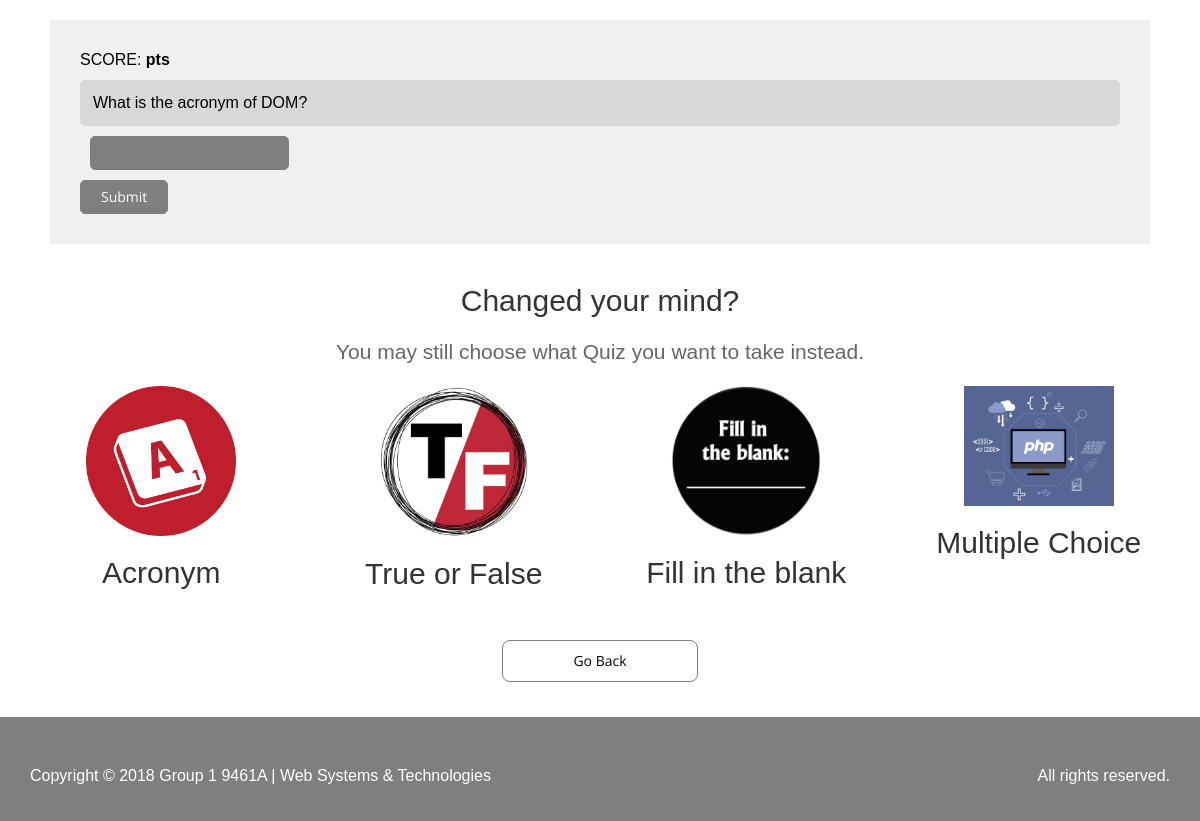
Page /qAcronym.php?n=26 on the earlier database version.
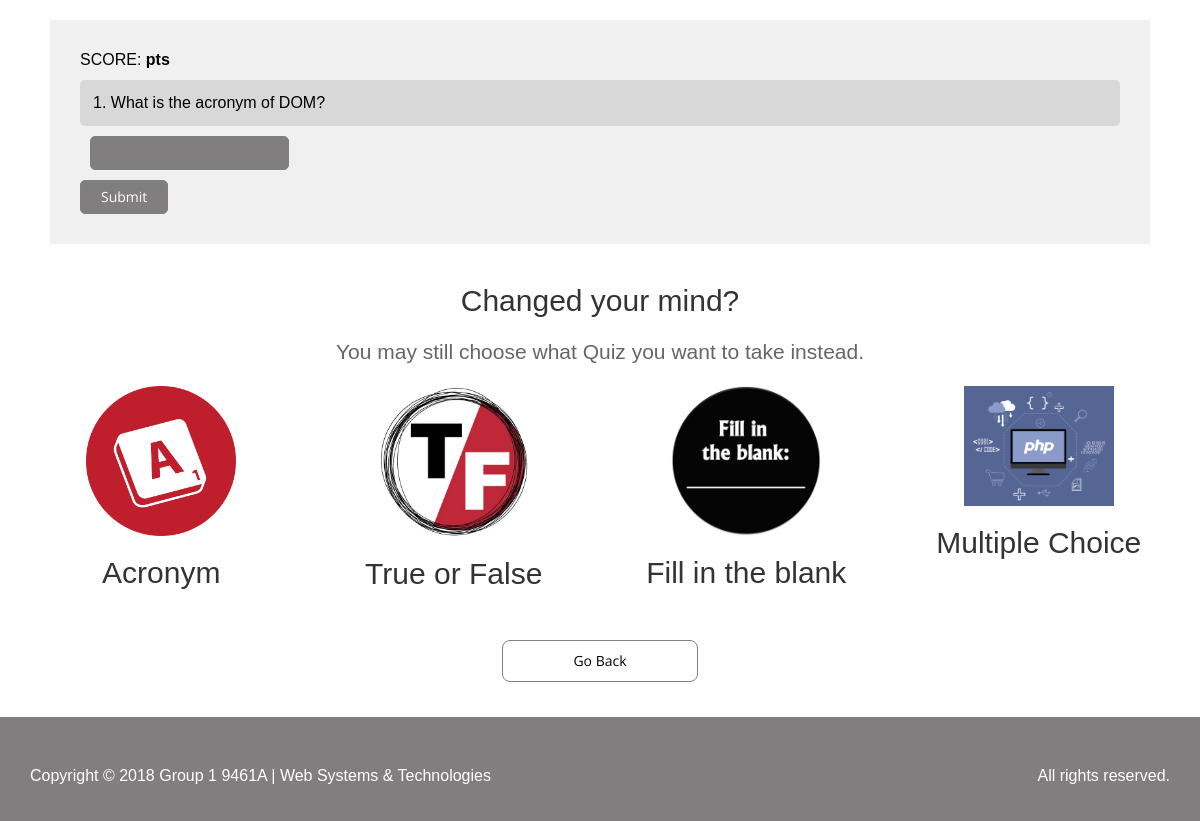
Same page on the later database version.
### tables this page shows
CREATE TABLE IF NOT EXISTS `questions` (
  `question_number` int(11) NOT NULL,
  `text` text NOT NULL,
  `q_id` int(11) NOT NULL AUTO_INCREMENT,
  `q_group` int(11) NOT NULL,
  PRIMARY KEY (`q_id`)
);

### qAcronym.php (the view, shortened to what this page needs)
<?php include 'db.php'; ?>
<?php
  $number = (int) $_GET['n'];
  $query = "SELECT * FROM questions WHERE  question_number = $number";
  $result = $mysqli->query($query) or die($mysqli->error.___Line___);
  $question = $result->fetch_assoc();
?>
<!DOCTYPE html>
<html lang="en">
<head>
  <link href="css/bootstrap.min.css" rel="stylesheet">
  <link href="css/animate.min.css" rel="stylesheet">
  <link href="css/font-awesome.min.css" rel="stylesheet">
  <link href="css/lightbox.css" rel="stylesheet">
  <link href="css/main.css" rel="stylesheet">
  <link id="css-preset" href="css/presets/preset1.css" rel="stylesheet">
  <link href="css/responsive.css" rel="stylesheet">
</head>
<body>
    <div id="intro">
      <div class="container">
      	<div class="quiz-container">
	      	<p> SCORE: <bold><?php echo $_SESSION['score'] ?> pts </bold></p>
	        <p class="question">
	          <?php echo $question['text']; ?>
	        </p>
	        <form method="post" action="process.php">
	          <ul class="choices">
              <input type="text" name="answer" autocomplete="off">
	          </ul>
	          <input type="submit" value="Submit" />
         </div>
          <div class="row justify-content-center mb-5">
            <div class="col-md-12 text-center">
                <h2>Changed your mind?</h2>
                <p class="lead">You may still choose what Quiz you want to take instead.</p>
            </div>
            </div>
            <div class="row blog-entries on-quiz text-center">
                <div class="col-md-3 col-sm-6 col-12 wow fadeInUp" data-wow-duration="1000ms" data-wow-delay="300ms">
                    <a href="acronym.php" class="blog-entry">
                    <img src="images/acronym.png" alt="Image placeholder">
                    <h2>Acronym</h2>
                    </a>
                </div>
                <div class="col-md-3 col-sm-6 col-12 wow fadeInUp" data-wow-duration="1000ms" data-wow-delay="400ms">
                    <a href="trueFalse.php" class="blog-entry">
                    <img src="images/True-False_Logo.JPG" alt="Image placeholder">
                    <h2>True or False</h2>
                    </a>
                </div>
                <div class="col-md-3 col-sm-6 col-12 wow fadeInUp" data-wow-duration="1000ms" data-wow-delay="500ms">
                    <a href="fillBlank.php" class="blog-entry">
                    <img src="images/fill-in-the-blanks.png" alt="Image placeholder">
                    <h2>Fill in the blank</h2>
                    </a>
                </div>
                <div class="col-md-3 col-sm-6 col-12 wow fadeInUp" data-wow-duration="1000ms" data-wow-delay="600ms">
                    <a href="multipleChoice.php" class="blog-entry">
                    <img src="images/php.png" alt="Image placeholder">
                    <h2>Multiple Choice</h2>
                    </a>
                </div>
            </div>
	    <section class="learning-button">
	      <div class="caption">
	        <a class="btn toggle-btn" href="index.php">Go Back</a>
	      </div>
	    </section>
  </div>
    <footer id="footer">
    <div class="footer-top wow fadeInUp" data-wow-duration="1000ms" data-wow-delay="300ms">
      <div class="container text-center">
      </div>
    </div>
    <div class="footer-bottom">
      <div class="container">
        <div class="row">
          <div class="col-sm-6">
            <p>Copyright &copy; 2018 Group 1 9461A | Web Systems & Technologies</p>
          </div>
          <div class="col-sm-6">
            <p class="pull-right">All rights reserved.</p>
          </div>
        </div>
      </div>
    </div>
  </footer>
</body>
</html>

Differences in the rows shown:
changed questions: text "What is the acronym of DOM?" → "1. What is the acronym of DOM?"
